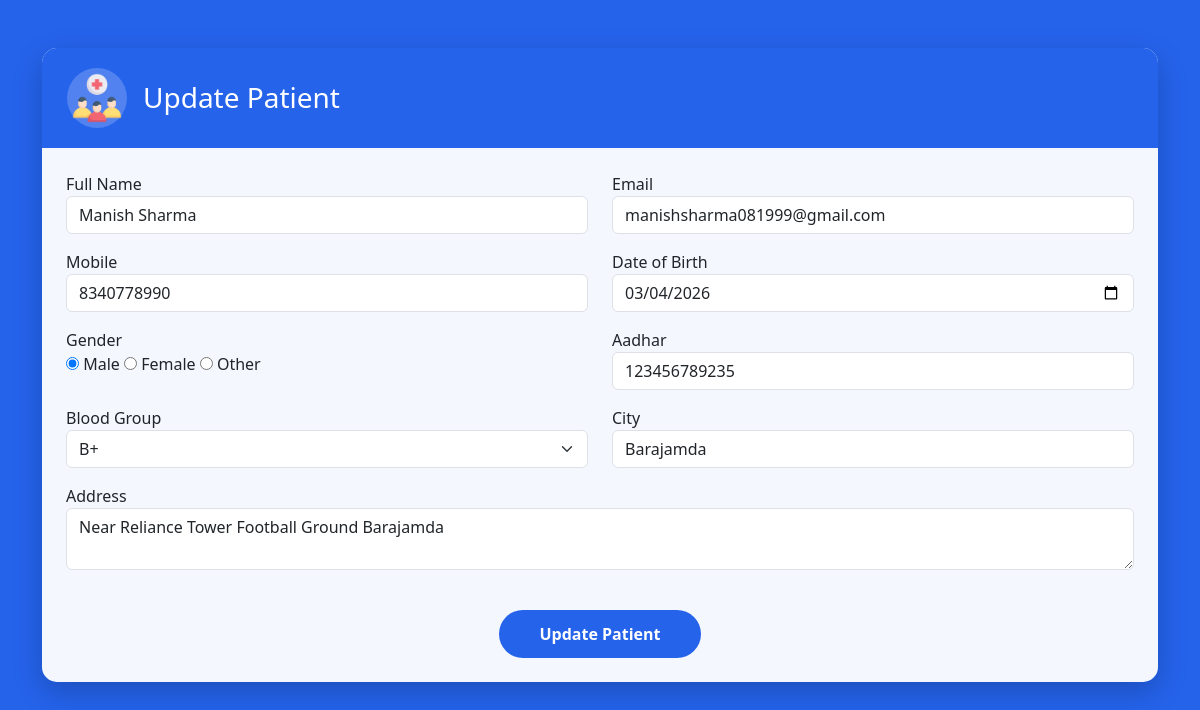
The app's page /Admin/edit_patient.php?id=PAT-2026-003 (signed in) with its own data.
### tables this page shows
CREATE TABLE `patients` (
  `id` int(11) NOT NULL,
  `patient_code` varchar(20) DEFAULT NULL,
  `full_name` varchar(100) DEFAULT NULL,
  `email` varchar(100) DEFAULT NULL,
  `mobile` varchar(10) DEFAULT NULL,
  `dob` date DEFAULT NULL,
  `gender` varchar(10) DEFAULT NULL,
  `aadhar` varchar(12) DEFAULT NULL,
  `blood_group` varchar(5) DEFAULT NULL,
  `city` varchar(50) DEFAULT NULL,
  `address` text DEFAULT NULL,
  `password` varchar(255) DEFAULT NULL,
  `created_at` timestamp NOT NULL DEFAULT current_timestamp()
);

### Admin/edit_patient.php (the view, shortened to what this page needs)
<?php
require_once '../dbconnect.php';
if (isset($_GET['id'])) {
    $patient_id = $_GET['id'];
    $sql = "SELECT * FROM patients WHERE patient_code=?";
    $stmt = $conn->prepare($sql);
    $stmt->bind_param("s", $patient_id);
    $stmt->execute();
    $result = $stmt->get_result();
    if ($row = $result->fetch_assoc()) {
        $name = $row['full_name'];
        $email = $row['email'];
        $mobile = $row['mobile'];
        $dob = $row['dob'];
        $gender = $row['gender'];
        $aadhar = $row['aadhar'];
        $blood = $row['blood_group'];
        $city = $row['city'];
        $address = $row['address'];
    } else {
        echo "Patient not found";
        exit();
    }
}
?>
<!DOCTYPE html>
<html lang="en">
<head>
    <link rel="stylesheet" href="../Bootstrap/bootstrap.min.css">
    <link rel="stylesheet" href="../styles/add_patient.css">
</head>
<body class="patient-bg">
<div class="container mt-5 mb-5">
    <div class="card patient-card border-0">
        <div class="patient-header d-flex align-items-center gap-3">
            <div class="icon-circle">
                <img src="../icons/crowd.png" width="50">
            </div>
            <div>
                <h3 class="mb-0">Update Patient</h3>
            </div>
        </div>
        <div class="card-body p-4">
            <form method="POST">
                <div class="row">
                    <div class="col-md-6 mb-3">
                        <label>Full Name</label>
                        <input type="text" name="name" class="form-control" value="<?php echo $name; ?>">
                    </div>
                    <div class="col-md-6 mb-3">
                        <label>Email</label>
                        <input type="email" name="email" class="form-control" value="<?php echo $email; ?>">
                    </div>
                    <div class="col-md-6 mb-3">
                        <label>Mobile</label>
                        <input type="text" name="mobile" class="form-control" value="<?php echo $mobile; ?>">
                    </div>
                    <div class="col-md-6 mb-3">
                        <label>Date of Birth</label>
                        <input type="date" name="dob" class="form-control" value="<?php echo $dob; ?>">
                    </div>
                    <div class="col-md-6 mb-3">
                        <label>Gender</label><br>
                        <input type="radio" name="gender" value="male" <?php if($gender=="male") echo "checked"; ?>> Male
                        <input type="radio" name="gender" value="female" <?php if($gender=="female") echo "checked"; ?>> Female
                        <input type="radio" name="gender" value="Other" <?php if($gender=="Other") echo "checked"; ?>> Other
                    </div>
                    <div class="col-md-6 mb-3">
                        <label>Aadhar</label>
                        <input type="text" name="aadhar" class="form-control" value="<?php echo $aadhar; ?>">
                    </div>
                    <div class="col-md-6 mb-3">
                        <label>Blood Group</label>
                        <select name="blood" class="form-select">
                            <option <?php if($blood=="B+") echo "selected"; ?>>B+</option>
                        </select>
                    </div>
                    <div class="col-md-6 mb-3">
                        <label>City</label>
                        <input type="text" name="city" class="form-control" value="<?php echo $city; ?>">
                    </div>
                    <div class="col-12 mb-3">
                        <label>Address</label>
                        <textarea name="address" class="form-control"><?php echo $address; ?></textarea>
                    </div>
                </div>
                <div class="text-center mt-4">
                    <button type="submit" class="btn register-btn">Update Patient</button>
                </div>
            </form>
        </div>
    </div>
</div>
</body>
</html>

### styles/add_patient.css (style rules this page uses)
.patient-bg { background: #2563EB; min-height:100vh; }
.patient-card { border-radius:15px; background: rgba(255,255,255,0.95); box-shadow: 0 10px 30px rgba(0,0,0,0.2); }
.patient-header { background: #2563EB; color:white; border-radius:15px 15px 0 0; }
.register-btn { background: #2563EB; color:white; border:none; padding:12px 40px; border-radius:25px; font-weight:bold; transition:0.3s; }
.register-btn, .register-btn:hover, .register-btn:focus, .register-btn:active, .register-btn:visited { background: #2563EB !important; color: white !important; border: none !important; }
.patient-header { padding: 20px 25px; }
.icon-circle { width: 60px; height: 60px; background: rgba(255,255,255,0.2); border-radius: 50%; display: flex; align-items: center; justify-content: center; }

### records on screen
patients: name "Manish Sharma", email "manishsharma081999@gmail.com", mobile "8340778990", dob "03/04/2026", gender "☑", aadhar "123456789235", blood "B+", city "Barajamda", address "Near Reliance Tower Football Ground Barajamda"
